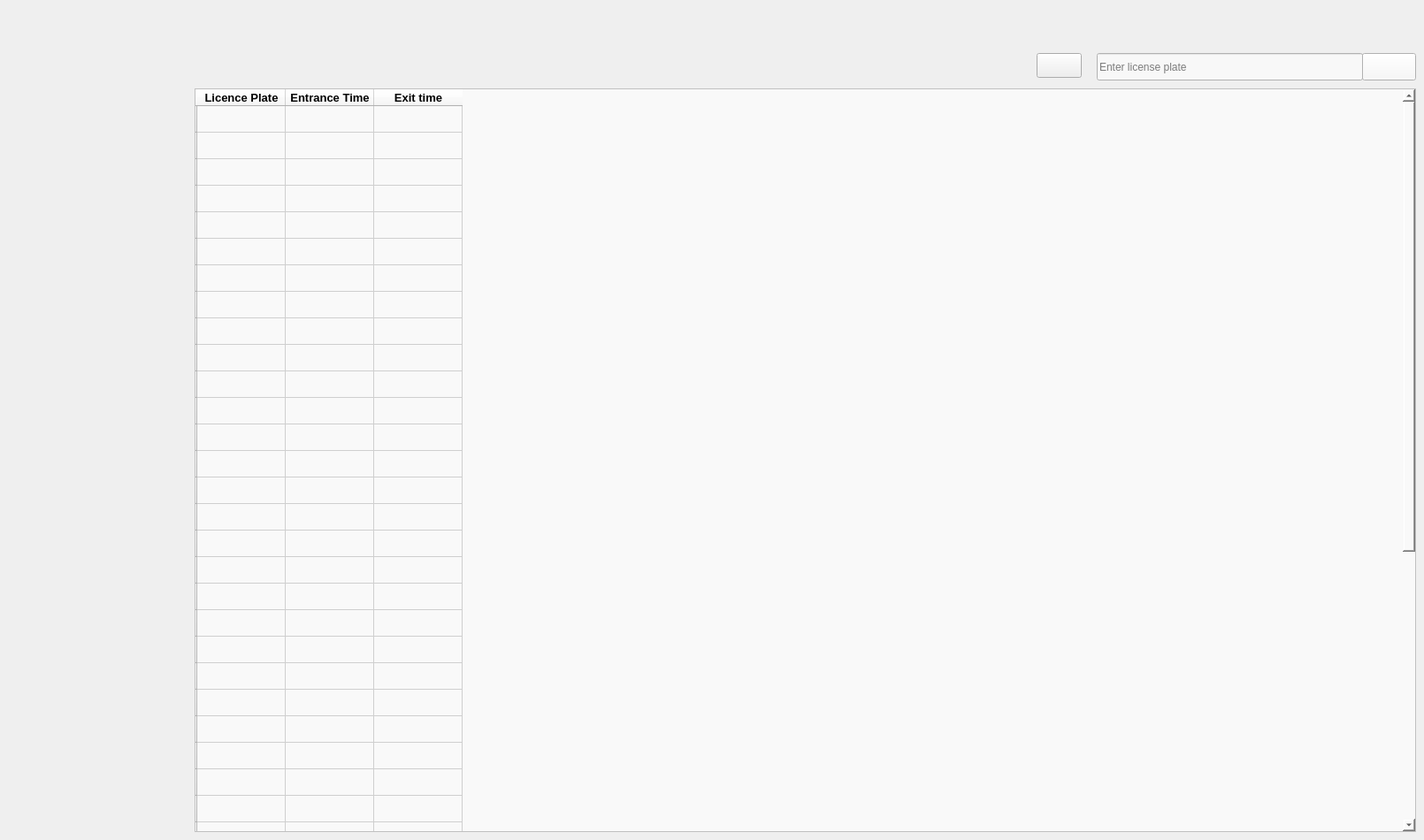
             <widget class="QWidget" name="acces_control">
              <property name="styleSheet">
               <string notr="true"/>
              </property>
              <widget class="QTableWidget" name="tableWidget">
               <property name="geometry">
                <rect>
                 <x>220</x>
                 <y>100</y>
                 <width>1381</width>
                 <height>841</height>
                </rect>
               </property>
               <property name="styleSheet">
                <string notr="true">background-color: rgb(249, 249, 249);
border-right-color: rgb(255, 0, 127);
border-color: rgb(255, 0, 127);</string>
               </property>
               <property name="sizeAdjustPolicy">
                <enum>QAbstractScrollArea::AdjustToContents</enum>
               </property>
               <row>
                <property name="text">
                 <string/>
                </property>
               </row>
               <row>
                <property name="text">
                 <string/>
                </property>
               </row>
               <row>
                <property name="text">
                 <string/>
                </property>
               </row>
               <row>
                <property name="text">
                 <string/>
                </property>
               </row>
               <row>
                <property name="text">
                 <string/>
                </property>
               </row>
               <row>
                <property name="text">
                 <string/>
                </property>
               </row>
               <row>
                <property name="text">
                 <string/>
                </property>
               </row>
               <row>
                <property name="text">
                 <string/>
                </property>
               </row>
               <row>
                <property name="text">
                 <string/>
                </property>
               </row>
               <row>
                <property name="text">
                 <string/>
                </property>
               </row>
               <row>
                <property name="text">
                 <string/>
                </property>
               </row>
               <row>
                <property name="text">
                 <string/>
                </property>
               </row>
               <row>
                <property name="text">
                 <string/>
                </property>
               </row>
               <row>
                <property name="text">
                 <string/>
                </property>
               </row>
               <row>
                <property name="text">
                 <string/>
                </property>
               </row>
               <row>
                <property name="text">
                 <string/>
                </property>
               </row>
               <row>
                <property name="text">
                 <string/>
                </property>
               </row>
               <row>
                <property name="text">
                 <string/>
                </property>
               </row>
               <row>
                <property name="text">
                 <string/>
                </property>
               </row>
               <row>
                <property name="text">
                 <string/>
                </property>
               </row>
               <row>
                <property name="text">
                 <string/>
                </property>
               </row>
               <row>
                <property name="text">
                 <string/>
                </property>
               </row>
               <row>
                <property name="text">
                 <string/>
                </property>
               </row>
               <row>
                <property name="text">
                 <string/>
                </property>
               </row>
               <row>
                <property name="text">
                 <string/>
                </property>
               </row>
               <row>
                <property name="text">
                 <string/>
                </property>
               </row>
               <row>
                <property name="text">
                 <string/>
                </property>
               </row>
               <row>
                <property name="text">
                 <string/>
                </property>
               </row>
               <row>
                <property name="text">
                 <string/>
                </property>
               </row>
               <row>
                <property name="text">
                 <string/>
                </property>
               </row>
               <row>
                <property name="text">
                 <string/>
                </property>
               </row>
               <row>
                <property name="text">
                 <string/>
                </property>
               </row>
               <row>
                <property name="text">
                 <string/>
                </property>
               </row>
               <row>
                <property name="text">
                 <string/>
                </property>
               </row>
               <row>
                <property name="text">
                 <string/>
                </property>
               </row>
               <row>
                <property name="text">
                 <string/>
                </property>
               </row>
               <row>
                <property name="text">
                 <string/>
                </property>
               </row>
               <row>
                <property name="text">
                 <string/>
                </property>
               </row>
               <row>
                <property name="text">
                 <string/>
                </property>
               </row>
               <row>
                <property name="text">
                 <string/>
                </property>
               </row>
               <row>
                <property name="text">
                 <string/>
                </property>
               </row>
               <row>
                <property name="text">
                 <string/>
                </property>
               </row>
               <row>
                <property name="text">
                 <string/>
                </property>
               </row>
               <column>
                <property name="text">
                 <string>Licence Plate</string>
                </property>
                <property name="font">
                 <font>
                  <pointsize>10</pointsize>
                  <weight>75</weight>
                  <bold>true</bold>
                 </font>
                </property>
               </column>
               <column>
                <property name="text">
                 <string>Entrance Time</string>
                </property>
                <property name="font">
                 <font>
                  <pointsize>10</pointsize>
                  <weight>75</weight>
                  <bold>true</bold>
                 </font>
                </property>
               </column>
               <column>
                <property name="text">
                 <string>Exit time</string>
                </property>
                <property name="font">
                 <font>
                  <pointsize>10</pointsize>
                  <weight>75</weight>
                  <bold>true</bold>
                 </font>
                </property>
               </column>
              </widget>
              <widget class="QPushButton" name="pushButton_2">
               <property name="geometry">
                <rect>
                 <x>1540</x>
                 <y>60</y>
                 <width>61</width>
                 <height>31</height>
                </rect>
               </property>
               <property name="styleSheet">
                <string notr="true">background-color: rgb(248, 248, 248);</string>
               </property>
               <property name="text">
                <string/>
               </property>
               <property name="icon">
                <iconset resource="iconengines/resource.qrc">
                 <normaloff>:/icons/search.svg</normaloff>:/icons/search.svg</iconset>
               </property>
               <property name="iconSize">
                <size>
                 <width>20</width>
                 <height>20</height>
                </size>
               </property>
              </widget>
              <widget class="QLineEdit" name="lineEdit_2">
               <property name="geometry">
                <rect>
                 <x>1240</x>
                 <y>60</y>
                 <width>301</width>
                 <height>31</height>
                </rect>
               </property>
               <property name="styleSheet">
                <string notr="true">background-color:rgb(248, 248, 248);
font: 75 8pt &quot;MS Shell Dlg 2&quot;;</string>
               </property>
               <property name="text">
                <string/>
               </property>
               <property name="frame">
                <bool>true</bool>
               </property>
               <property name="dragEnabled">
                <bool>false</bool>
               </property>
               <property name="readOnly">
                <bool>false</bool>
               </property>
               <property name="placeholderText">
                <string>Enter license plate</string>
               </property>
              </widget>
              <widget class="QPushButton" name="pushButton_16">
               <property name="geometry">
                <rect>
                 <x>1172</x>
                 <y>60</y>
                 <width>51</width>
                 <height>28</height>
                </rect>
               </property>
               <property name="text">
                <string/>
               </property>
               <property name="icon">
                <iconset resource="iconengines/resource.qrc">
                 <normaloff>:/icons/refresh-cw.svg</normaloff>:/icons/refresh-cw.svg</iconset>
               </property>
              </widget>
             </widget>
